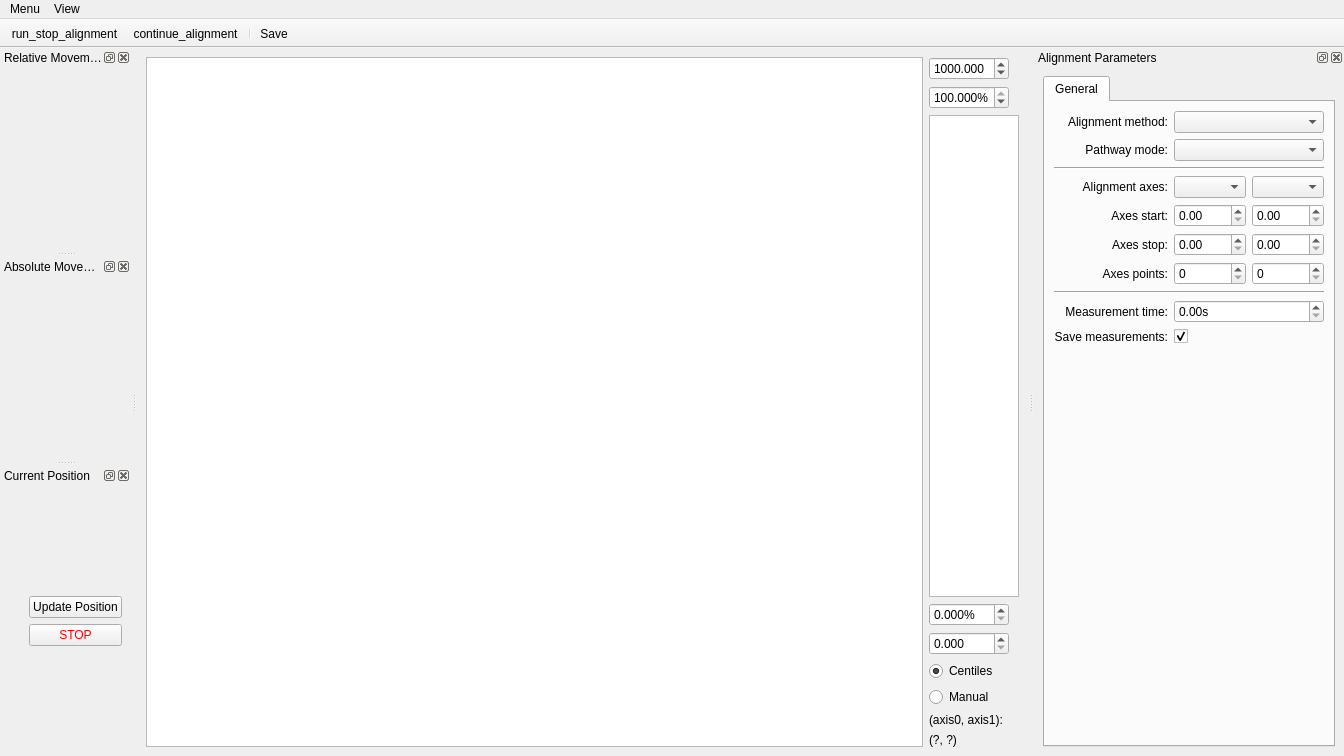
<?xml version="1.0" encoding="UTF-8"?>
<ui version="4.0">
 <class>MainWindow</class>
 <widget class="QMainWindow" name="MainWindow">
  <property name="geometry">
   <rect>
    <x>0</x>
    <y>0</y>
    <width>1344</width>
    <height>756</height>
   </rect>
  </property>
  <property name="windowTitle">
   <string>qudi: Magnet Control</string>
  </property>
  <property name="dockOptions">
   <set>QMainWindow::AllowNestedDocks|QMainWindow::AllowTabbedDocks|QMainWindow::AnimatedDocks</set>
  </property>
  <widget class="QWidget" name="centralwidget">
   <layout class="QGridLayout" name="gridLayout_11">
    <item row="2" column="1">
     <widget class="ScienDSpinBox" name="alignment_cb_high_centiles_DSpinBox">
      <property name="sizePolicy">
       <sizepolicy hsizetype="Preferred" vsizetype="Fixed">
        <horstretch>0</horstretch>
        <verstretch>0</verstretch>
       </sizepolicy>
      </property>
      <property name="maximumSize">
       <size>
        <width>80</width>
        <height>16777215</height>
       </size>
      </property>
      <property name="suffix">
       <string>%</string>
      </property>
      <property name="decimals">
       <number>3</number>
      </property>
      <property name="maximum">
       <double>100.000000000000000</double>
      </property>
      <property name="singleStep">
       <double>0.010000000000000</double>
      </property>
      <property name="value">
       <double>100.000000000000000</double>
      </property>
     </widget>
    </item>
    <item row="3" column="1">
     <widget class="PlotWidget" name="alignment_cb_GraphicsView">
      <property name="sizePolicy">
       <sizepolicy hsizetype="Preferred" vsizetype="Expanding">
        <horstretch>0</horstretch>
        <verstretch>0</verstretch>
       </sizepolicy>
      </property>
      <property name="maximumSize">
       <size>
        <width>90</width>
        <height>16777215</height>
       </size>
      </property>
     </widget>
    </item>
    <item row="6" column="1">
     <widget class="QRadioButton" name="alignment_centiles_RadioButton">
      <property name="sizePolicy">
       <sizepolicy hsizetype="Preferred" vsizetype="Fixed">
        <horstretch>0</horstretch>
        <verstretch>0</verstretch>
       </sizepolicy>
      </property>
      <property name="text">
       <string>Centiles</string>
      </property>
      <property name="checked">
       <bool>true</bool>
      </property>
      <attribute name="buttonGroup">
       <string notr="true">buttonGroup</string>
      </attribute>
     </widget>
    </item>
    <item row="1" column="1">
     <widget class="ScienDSpinBox" name="alignment_cb_max_centiles_DSpinBox">
      <property name="sizePolicy">
       <sizepolicy hsizetype="Preferred" vsizetype="Fixed">
        <horstretch>0</horstretch>
        <verstretch>0</verstretch>
       </sizepolicy>
      </property>
      <property name="maximumSize">
       <size>
        <width>80</width>
        <height>16777215</height>
       </size>
      </property>
      <property name="decimals">
       <number>3</number>
      </property>
      <property name="maximum">
       <double>2100000000.000000000000000</double>
      </property>
      <property name="singleStep">
       <double>0.100000000000000</double>
      </property>
      <property name="value">
       <double>1000.000000000000000</double>
      </property>
     </widget>
    </item>
    <item row="5" column="1">
     <widget class="ScienDSpinBox" name="alignment_cb_min_centiles_DSpinBox">
      <property name="sizePolicy">
       <sizepolicy hsizetype="Preferred" vsizetype="Fixed">
        <horstretch>0</horstretch>
        <verstretch>0</verstretch>
       </sizepolicy>
      </property>
      <property name="maximumSize">
       <size>
        <width>80</width>
        <height>16777215</height>
       </size>
      </property>
      <property name="layoutDirection">
       <enum>Qt::LeftToRight</enum>
      </property>
      <property name="decimals">
       <number>3</number>
      </property>
      <property name="maximum">
       <double>1000000000.000000000000000</double>
      </property>
      <property name="singleStep">
       <double>0.100000000000000</double>
      </property>
     </widget>
    </item>
    <item row="4" column="1">
     <widget class="ScienDSpinBox" name="alignment_cb_low_centiles_DSpinBox">
      <property name="sizePolicy">
       <sizepolicy hsizetype="Preferred" vsizetype="Fixed">
        <horstretch>0</horstretch>
        <verstretch>0</verstretch>
       </sizepolicy>
      </property>
      <property name="maximumSize">
       <size>
        <width>80</width>
        <height>16777215</height>
       </size>
      </property>
      <property name="suffix">
       <string>%</string>
      </property>
      <property name="decimals">
       <number>3</number>
      </property>
      <property name="maximum">
       <double>100.000000000000000</double>
      </property>
      <property name="singleStep">
       <double>0.010000000000000</double>
      </property>
     </widget>
    </item>
    <item row="1" column="0" rowspan="9">
     <widget class="PlotWidgetModified" name="alignment_GraphicsView">
      <property name="sizePolicy">
       <sizepolicy hsizetype="Minimum" vsizetype="Expanding">
        <horstretch>0</horstretch>
        <verstretch>0</verstretch>
       </sizepolicy>
      </property>
     </widget>
    </item>
    <item row="8" column="1">
     <widget class="QLabel" name="pos_axis_label">
      <property name="text">
       <string>(axis0, axis1):</string>
      </property>
     </widget>
    </item>
    <item row="7" column="1">
     <widget class="QRadioButton" name="alignment_manual_RadioButton">
      <property name="sizePolicy">
       <sizepolicy hsizetype="Preferred" vsizetype="Fixed">
        <horstretch>0</horstretch>
        <verstretch>0</verstretch>
       </sizepolicy>
      </property>
      <property name="text">
       <string>Manual</string>
      </property>
      <property name="checked">
       <bool>false</bool>
      </property>
      <attribute name="buttonGroup">
       <string notr="true">buttonGroup</string>
      </attribute>
     </widget>
    </item>
    <item row="9" column="1">
     <widget class="QLabel" name="pos_label">
      <property name="text">
       <string>(?, ?)</string>
      </property>
     </widget>
    </item>
   </layout>
  </widget>
  <widget class="QMenuBar" name="menubar">
   <property name="geometry">
    <rect>
     <x>0</x>
     <y>0</y>
     <width>1344</width>
     <height>21</height>
    </rect>
   </property>
   <widget class="QMenu" name="menuMenu">
    <property name="title">
     <string>Menu</string>
    </property>
    <addaction name="magnet_settings_Action"/>
    <addaction name="close_Action"/>
   </widget>
   <widget class="QMenu" name="menuView">
    <property name="title">
     <string>View</string>
    </property>
    <addaction name="default_view_Action"/>
   </widget>
   <addaction name="menuMenu"/>
   <addaction name="menuView"/>
  </widget>
  <widget class="QDockWidget" name="move_rel_DockWidget">
   <property name="windowTitle">
    <string>Relative Movement</string>
   </property>
   <attribute name="dockWidgetArea">
    <number>1</number>
   </attribute>
   <widget class="QWidget" name="move_rel_DockWidgetContents">
    <property name="sizePolicy">
     <sizepolicy hsizetype="Expanding" vsizetype="Expanding">
      <horstretch>0</horstretch>
      <verstretch>0</verstretch>
     </sizepolicy>
    </property>
    <layout class="QGridLayout" name="gridLayout_5">
     <item row="1" column="1">
      <layout class="QGridLayout" name="move_rel_GridLayout"/>
     </item>
     <item row="2" column="1">
      <spacer name="verticalSpacer_4">
       <property name="orientation">
        <enum>Qt::Vertical</enum>
       </property>
       <property name="sizeHint" stdset="0">
        <size>
         <width>20</width>
         <height>40</height>
        </size>
       </property>
      </spacer>
     </item>
     <item row="0" column="1">
      <spacer name="verticalSpacer_7">
       <property name="orientation">
        <enum>Qt::Vertical</enum>
       </property>
       <property name="sizeHint" stdset="0">
        <size>
         <width>20</width>
         <height>40</height>
        </size>
       </property>
      </spacer>
     </item>
    </layout>
   </widget>
  </widget>
  <widget class="QDockWidget" name="move_abs_DockWidget">
   <property name="sizePolicy">
    <sizepolicy hsizetype="Expanding" vsizetype="Expanding">
     <horstretch>0</horstretch>
     <verstretch>0</verstretch>
    </sizepolicy>
   </property>
   <property name="windowTitle">
    <string>Absolute Movement</string>
   </property>
   <attribute name="dockWidgetArea">
    <number>1</number>
   </attribute>
   <widget class="QWidget" name="move_abs_DockWidgetContents">
    <property name="sizePolicy">
     <sizepolicy hsizetype="Expanding" vsizetype="Expanding">
      <horstretch>0</horstretch>
      <verstretch>0</verstretch>
     </sizepolicy>
    </property>
    <layout class="QGridLayout" name="gridLayout_6">
     <item row="1" column="0">
      <layout class="QGridLayout" name="move_abs_GridLayout"/>
     </item>
     <item row="2" column="0">
      <spacer name="verticalSpacer_3">
       <property name="orientation">
        <enum>Qt::Vertical</enum>
       </property>
       <property name="sizeHint" stdset="0">
        <size>
         <width>20</width>
         <height>40</height>
        </size>
       </property>
      </spacer>
     </item>
     <item row="0" column="0">
      <spacer name="verticalSpacer_6">
       <property name="orientation">
        <enum>Qt::Vertical</enum>
       </property>
       <property name="sizeHint" stdset="0">
        <size>
         <width>20</width>
         <height>40</height>
        </size>
       </property>
      </spacer>
     </item>
    </layout>
   </widget>
  </widget>
  <widget class="QDockWidget" name="curr_pos_DockWidget">
   <property name="sizePolicy">
    <sizepolicy hsizetype="Expanding" vsizetype="Expanding">
     <horstretch>0</horstretch>
     <verstretch>0</verstretch>
    </sizepolicy>
   </property>
   <property name="floating">
    <bool>false</bool>
   </property>
   <property name="windowTitle">
    <string>Current Position</string>
   </property>
   <attribute name="dockWidgetArea">
    <number>1</number>
   </attribute>
   <widget class="QWidget" name="curr_pos_DockWidgetContents">
    <property name="sizePolicy">
     <sizepolicy hsizetype="Expanding" vsizetype="Expanding">
      <horstretch>0</horstretch>
      <verstretch>0</verstretch>
     </sizepolicy>
    </property>
    <layout class="QGridLayout" name="gridLayout_4">
     <item row="1" column="2">
      <widget class="QPushButton" name="curr_pos_get_pos_PushButton">
       <property name="sizePolicy">
        <sizepolicy hsizetype="Preferred" vsizetype="Fixed">
         <horstretch>0</horstretch>
         <verstretch>0</verstretch>
        </sizepolicy>
       </property>
       <property name="maximumSize">
        <size>
         <width>16777215</width>
         <height>16777215</height>
        </size>
       </property>
       <property name="text">
        <string>Update Position</string>
       </property>
      </widget>
     </item>
     <item row="3" column="1">
      <spacer name="verticalSpacer_2">
       <property name="orientation">
        <enum>Qt::Vertical</enum>
       </property>
       <property name="sizeHint" stdset="0">
        <size>
         <width>20</width>
         <height>40</height>
        </size>
       </property>
      </spacer>
     </item>
     <item row="2" column="2">
      <widget class="QPushButton" name="curr_pos_stop_PushButton">
       <property name="sizePolicy">
        <sizepolicy hsizetype="Preferred" vsizetype="Fixed">
         <horstretch>0</horstretch>
         <verstretch>0</verstretch>
        </sizepolicy>
       </property>
       <property name="styleSheet">
        <string notr="true">color: red</string>
       </property>
       <property name="text">
        <string>STOP</string>
       </property>
      </widget>
     </item>
     <item row="1" column="1" rowspan="2">
      <layout class="QGridLayout" name="curr_pos_gridLayout"/>
     </item>
     <item row="0" column="1">
      <spacer name="verticalSpacer_5">
       <property name="orientation">
        <enum>Qt::Vertical</enum>
       </property>
       <property name="sizeHint" stdset="0">
        <size>
         <width>20</width>
         <height>40</height>
        </size>
       </property>
      </spacer>
     </item>
    </layout>
   </widget>
  </widget>
  <widget class="QToolBar" name="save_ToolBar">
   <property name="windowTitle">
    <string>toolBar</string>
   </property>
   <property name="movable">
    <bool>false</bool>
   </property>
   <property name="floatable">
    <bool>false</bool>
   </property>
   <attribute name="toolBarArea">
    <enum>TopToolBarArea</enum>
   </attribute>
   <attribute name="toolBarBreak">
    <bool>false</bool>
   </attribute>
   <addaction name="run_stop_alignment_Action"/>
   <addaction name="continue_alignment_Action"/>
   <addaction name="separator"/>
   <addaction name="save_Action"/>
  </widget>
  <widget class="QDockWidget" name="parameters_DockWidget">
   <property name="sizePolicy">
    <sizepolicy hsizetype="Expanding" vsizetype="Expanding">
     <horstretch>0</horstretch>
     <verstretch>0</verstretch>
    </sizepolicy>
   </property>
   <property name="windowTitle">
    <string>Alignment Parameters</string>
   </property>
   <attribute name="dockWidgetArea">
    <number>2</number>
   </attribute>
   <widget class="QWidget" name="dockWidgetContents">
    <property name="sizePolicy">
     <sizepolicy hsizetype="Expanding" vsizetype="Expanding">
      <horstretch>0</horstretch>
      <verstretch>0</verstretch>
     </sizepolicy>
    </property>
    <layout class="QGridLayout" name="gridLayout">
     <item row="0" column="0" alignment="Qt::AlignHCenter">
      <widget class="QTabWidget" name="parameters_tabWidget">
       <property name="sizePolicy">
        <sizepolicy hsizetype="Expanding" vsizetype="Expanding">
         <horstretch>0</horstretch>
         <verstretch>0</verstretch>
        </sizepolicy>
       </property>
       <property name="maximumSize">
        <size>
         <width>16777215</width>
         <height>16777215</height>
        </size>
       </property>
       <property name="tabShape">
        <enum>QTabWidget::Rounded</enum>
       </property>
       <property name="currentIndex">
        <number>0</number>
       </property>
       <property name="documentMode">
        <bool>false</bool>
       </property>
       <widget class="QWidget" name="general_tab">
        <property name="sizePolicy">
         <sizepolicy hsizetype="Expanding" vsizetype="Expanding">
          <horstretch>0</horstretch>
          <verstretch>0</verstretch>
         </sizepolicy>
        </property>
        <attribute name="title">
         <string>General</string>
        </attribute>
        <layout class="QGridLayout" name="gridLayout_2">
         <item row="9" column="0">
          <widget class="QLabel" name="label">
           <property name="layoutDirection">
            <enum>Qt::RightToLeft</enum>
           </property>
           <property name="text">
            <string>Measurement time:</string>
           </property>
           <property name="alignment">
            <set>Qt::AlignRight|Qt::AlignTrailing|Qt::AlignVCenter</set>
           </property>
          </widget>
         </item>
         <item row="4" column="0">
          <widget class="QLabel" name="label_4">
           <property name="text">
            <string>Axes start:</string>
           </property>
           <property name="alignment">
            <set>Qt::AlignRight|Qt::AlignTrailing|Qt::AlignVCenter</set>
           </property>
          </widget>
         </item>
         <item row="9" column="1" colspan="2">
          <widget class="ScienDSpinBox" name="general_measurement_time_doubleSpinBox">
           <property name="sizePolicy">
            <sizepolicy hsizetype="Expanding" vsizetype="Fixed">
             <horstretch>0</horstretch>
             <verstretch>0</verstretch>
            </sizepolicy>
           </property>
           <property name="suffix">
            <string>s</string>
           </property>
          </widget>
         </item>
         <item row="11" column="0">
          <widget class="QLabel" name="label_2">
           <property name="text">
            <string>Save measurements:</string>
           </property>
           <property name="alignment">
            <set>Qt::AlignRight|Qt::AlignTrailing|Qt::AlignVCenter</set>
           </property>
          </widget>
         </item>
         <item row="4" column="2">
          <widget class="ScienDSpinBox" name="general_y_start_doubleSpinBox">
           <property name="sizePolicy">
            <sizepolicy hsizetype="Expanding" vsizetype="Fixed">
             <horstretch>0</horstretch>
             <verstretch>0</verstretch>
            </sizepolicy>
           </property>
          </widget>
         </item>
         <item row="3" column="2">
          <widget class="QComboBox" name="general_y_axis_comboBox">
           <property name="sizePolicy">
            <sizepolicy hsizetype="Expanding" vsizetype="Fixed">
             <horstretch>0</horstretch>
             <verstretch>0</verstretch>
            </sizepolicy>
           </property>
          </widget>
         </item>
         <item row="1" column="0">
          <widget class="QLabel" name="label_8">
           <property name="text">
            <string>Pathway mode:</string>
           </property>
           <property name="alignment">
            <set>Qt::AlignRight|Qt::AlignTrailing|Qt::AlignVCenter</set>
           </property>
          </widget>
         </item>
         <item row="4" column="1">
          <widget class="ScienDSpinBox" name="general_x_start_doubleSpinBox">
           <property name="sizePolicy">
            <sizepolicy hsizetype="Expanding" vsizetype="Fixed">
             <horstretch>0</horstretch>
             <verstretch>0</verstretch>
            </sizepolicy>
           </property>
          </widget>
         </item>
         <item row="3" column="0">
          <widget class="QLabel" name="label_3">
           <property name="text">
            <string>Alignment axes:</string>
           </property>
           <property name="alignment">
            <set>Qt::AlignRight|Qt::AlignTrailing|Qt::AlignVCenter</set>
           </property>
          </widget>
         </item>
         <item row="0" column="1" colspan="2">
          <widget class="QComboBox" name="general_method_comboBox">
           <property name="sizePolicy">
            <sizepolicy hsizetype="Expanding" vsizetype="Fixed">
             <horstretch>0</horstretch>
             <verstretch>0</verstretch>
            </sizepolicy>
           </property>
          </widget>
         </item>
         <item row="5" column="2">
          <widget class="ScienDSpinBox" name="general_y_stop_doubleSpinBox">
           <property name="sizePolicy">
            <sizepolicy hsizetype="Expanding" vsizetype="Fixed">
             <horstretch>0</horstretch>
             <verstretch>0</verstretch>
            </sizepolicy>
           </property>
          </widget>
         </item>
         <item row="7" column="0" colspan="3">
          <widget class="Line" name="line">
           <property name="sizePolicy">
            <sizepolicy hsizetype="Expanding" vsizetype="Fixed">
             <horstretch>0</horstretch>
             <verstretch>0</verstretch>
            </sizepolicy>
           </property>
           <property name="orientation">
            <enum>Qt::Horizontal</enum>
           </property>
          </widget>
         </item>
         <item row="6" column="2">
          <widget class="QSpinBox" name="general_y_points_spinBox">
           <property name="sizePolicy">
            <sizepolicy hsizetype="Expanding" vsizetype="Fixed">
             <horstretch>0</horstretch>
             <verstretch>0</verstretch>
            </sizepolicy>
           </property>
          </widget>
         </item>
         <item row="2" column="0" colspan="3">
          <widget class="Line" name="line_2">
           <property name="sizePolicy">
            <sizepolicy hsizetype="Expanding" vsizetype="Fixed">
             <horstretch>0</horstretch>
             <verstretch>0</verstretch>
            </sizepolicy>
           </property>
           <property name="orientation">
            <enum>Qt::Horizontal</enum>
           </property>
          </widget>
         </item>
         <item row="3" column="1">
          <widget class="QComboBox" name="general_x_axis_comboBox">
           <property name="sizePolicy">
            <sizepolicy hsizetype="Expanding" vsizetype="Fixed">
             <horstretch>0</horstretch>
             <verstretch>0</verstretch>
            </sizepolicy>
           </property>
          </widget>
         </item>
         <item row="5" column="0">
          <widget class="QLabel" name="label_5">
           <property name="text">
            <string>Axes stop:</string>
           </property>
           <property name="alignment">
            <set>Qt::AlignRight|Qt::AlignTrailing|Qt::AlignVCenter</set>
           </property>
          </widget>
         </item>
         <item row="12" column="0">
          <spacer name="verticalSpacer">
           <property name="orientation">
            <enum>Qt::Vertical</enum>
           </property>
           <property name="sizeHint" stdset="0">
            <size>
             <width>20</width>
             <height>40</height>
            </size>
           </property>
          </spacer>
         </item>
         <item row="11" column="1" colspan="2">
          <widget class="QCheckBox" name="general_save_measurements_checkBox">
           <property name="sizePolicy">
            <sizepolicy hsizetype="Preferred" vsizetype="Fixed">
             <horstretch>0</horstretch>
             <verstretch>0</verstretch>
            </sizepolicy>
           </property>
           <property name="text">
            <string/>
           </property>
           <property name="checked">
            <bool>true</bool>
           </property>
          </widget>
         </item>
         <item row="1" column="1" colspan="2">
          <widget class="QComboBox" name="general_pathmode_comboBox">
           <property name="sizePolicy">
            <sizepolicy hsizetype="Expanding" vsizetype="Fixed">
             <horstretch>0</horstretch>
             <verstretch>0</verstretch>
            </sizepolicy>
           </property>
          </widget>
         </item>
         <item row="6" column="1">
          <widget class="QSpinBox" name="general_x_points_spinBox">
           <property name="sizePolicy">
            <sizepolicy hsizetype="Expanding" vsizetype="Fixed">
             <horstretch>0</horstretch>
             <verstretch>0</verstretch>
            </sizepolicy>
           </property>
          </widget>
         </item>
         <item row="6" column="0">
          <widget class="QLabel" name="label_6">
           <property name="text">
            <string>Axes points:</string>
           </property>
           <property name="alignment">
            <set>Qt::AlignRight|Qt::AlignTrailing|Qt::AlignVCenter</set>
           </property>
          </widget>
         </item>
         <item row="5" column="1">
          <widget class="ScienDSpinBox" name="general_x_stop_doubleSpinBox">
           <property name="sizePolicy">
            <sizepolicy hsizetype="Expanding" vsizetype="Fixed">
             <horstretch>0</horstretch>
             <verstretch>0</verstretch>
            </sizepolicy>
           </property>
          </widget>
         </item>
         <item row="0" column="0">
          <widget class="QLabel" name="label_7">
           <property name="text">
            <string>Alignment method:</string>
           </property>
           <property name="alignment">
            <set>Qt::AlignRight|Qt::AlignTrailing|Qt::AlignVCenter</set>
           </property>
          </widget>
         </item>
        </layout>
       </widget>
      </widget>
     </item>
    </layout>
   </widget>
  </widget>
  <action name="magnet_settings_Action">
   <property name="icon">
    <iconset>
     <normaloff>../../artwork/icons/oxygen/22x22/configure.png</normaloff>../../artwork/icons/oxygen/22x22/configure.png</iconset>
   </property>
   <property name="text">
    <string>Magnet Settings</string>
   </property>
  </action>
  <action name="default_view_Action">
   <property name="text">
    <string>Default View</string>
   </property>
  </action>
  <action name="close_Action">
   <property name="icon">
    <iconset>
     <normaloff>../../artwork/icons/oxygen/22x22/application-exit.png</normaloff>../../artwork/icons/oxygen/22x22/application-exit.png</iconset>
   </property>
   <property name="text">
    <string>Close</string>
   </property>
  </action>
  <action name="save_Action">
   <property name="icon">
    <iconset>
     <normaloff>../../artwork/icons/oxygen/22x22/document-save.png</normaloff>../../artwork/icons/oxygen/22x22/document-save.png</iconset>
   </property>
   <property name="text">
    <string>Save</string>
   </property>
   <property name="toolTip">
    <string>Save alignment data</string>
   </property>
  </action>
  <action name="run_stop_alignment_Action">
   <property name="checkable">
    <bool>true</bool>
   </property>
   <property name="checked">
    <bool>false</bool>
   </property>
   <property name="icon">
    <iconset>
     <normaloff>../../artwork/icons/qudiTheme/22x22/start-counter.png</normaloff>
     <normalon>../../artwork/icons/qudiTheme/22x22/stop-counter.png</normalon>../../artwork/icons/qudiTheme/22x22/start-counter.png</iconset>
   </property>
   <property name="text">
    <string>run_stop_alignment</string>
   </property>
   <property name="toolTip">
    <string>Run or stop a 2D alignment</string>
   </property>
  </action>
  <action name="continue_alignment_Action">
   <property name="checkable">
    <bool>true</bool>
   </property>
   <property name="icon">
    <iconset>
     <normaloff>../../artwork/icons/qudiTheme/22x22/restart-counter.png</normaloff>
     <normalon>../../artwork/icons/qudiTheme/22x22/stop-counter.png</normalon>../../artwork/icons/qudiTheme/22x22/restart-counter.png</iconset>
   </property>
   <property name="text">
    <string>continue_alignment</string>
   </property>
   <property name="toolTip">
    <string>Continue or Stop a 2D alignment</string>
   </property>
  </action>
 </widget>
 <customwidgets>
  <customwidget>
   <class>PlotWidget</class>
   <extends>QGraphicsView</extends>
   <header>pyqtgraph</header>
  </customwidget>
  <customwidget>
   <class>ScienDSpinBox</class>
   <extends>QDoubleSpinBox</extends>
   <header>qtwidgets.scientific_spinbox.h</header>
  </customwidget>
  <customwidget>
   <class>PlotWidgetModified</class>
   <extends>QGraphicsView</extends>
   <header>qtwidgets.plotwidget_modified.h</header>
  </customwidget>
 </customwidgets>
 <resources/>
 <connections>
  <connection>
   <sender>close_Action</sender>
   <signal>triggered()</signal>
   <receiver>MainWindow</receiver>
   <slot>close()</slot>
   <hints>
    <hint type="sourcelabel">
     <x>-1</x>
     <y>-1</y>
    </hint>
    <hint type="destinationlabel">
     <x>523</x>
     <y>276</y>
    </hint>
   </hints>
  </connection>
 </connections>
 <buttongroups>
  <buttongroup name="buttonGroup"/>
 </buttongroups>
</ui>
